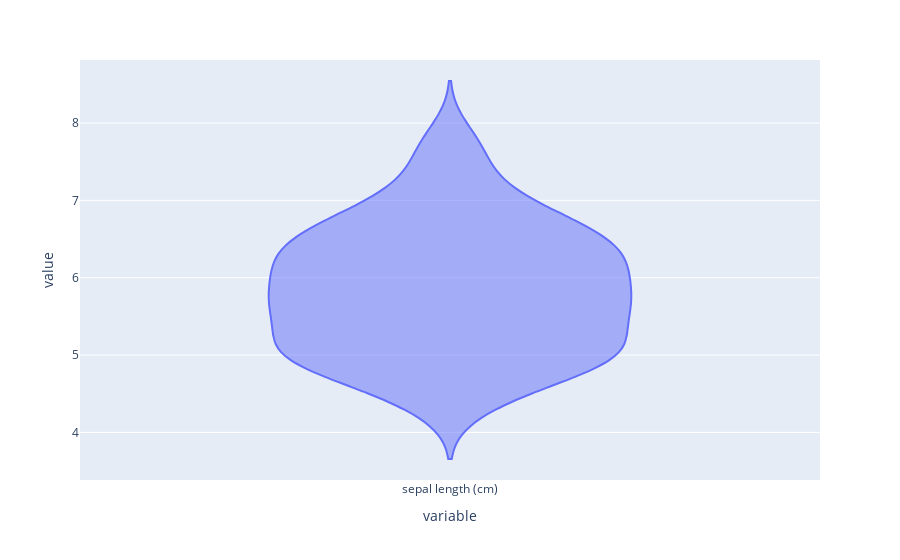

Write notebook code for a chart like this one.
### Code cell
# Visualization

px.violin(dataFrame['sepal length (cm)'])

### Figure 1 — Plotly figure (JSON) as saved in the notebook; plotly's stock layout.template omitted (floating-point values rounded to 4 significant figures; data arrays with more than 128 entries replaced by an {"elided": "..."} marker saying what was removed)
{"data": [{"alignmentgroup": "True", "box": {"visible": false}, "hovertemplate": "variable=%{x}<br>value=%{y}<extra></extra>", "legendgroup": "", "marker": {"color": "#636efa"}, "name": "", "offsetgroup": "", "orientation": "v", "scalegroup": "True", "showlegend": false, "type": "violin", "x": {"elided": "150 str values"}, "x0": " ", "xaxis": "x", "y": {"elided": "150 float values"}, "y0": " ", "yaxis": "y"}], "layout": {"legend": {"tracegroupgap": 0}, "margin": {"t": 60}, "violinmode": "group", "xaxis": {"anchor": "y", "domain": [0, 1], "title": {"text": "variable"}}, "yaxis": {"anchor": "x", "domain": [0, 1], "title": {"text": "value"}}}}
